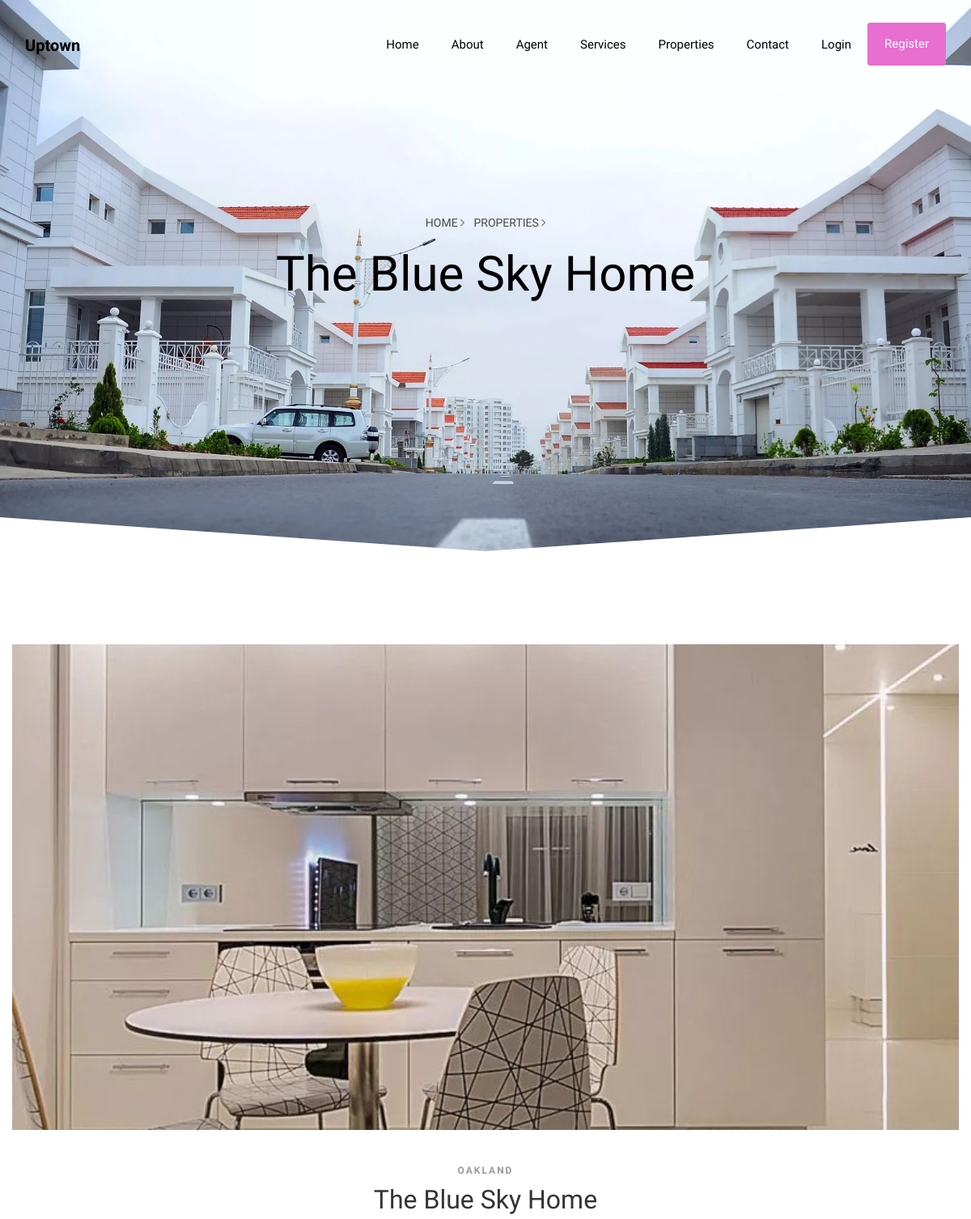
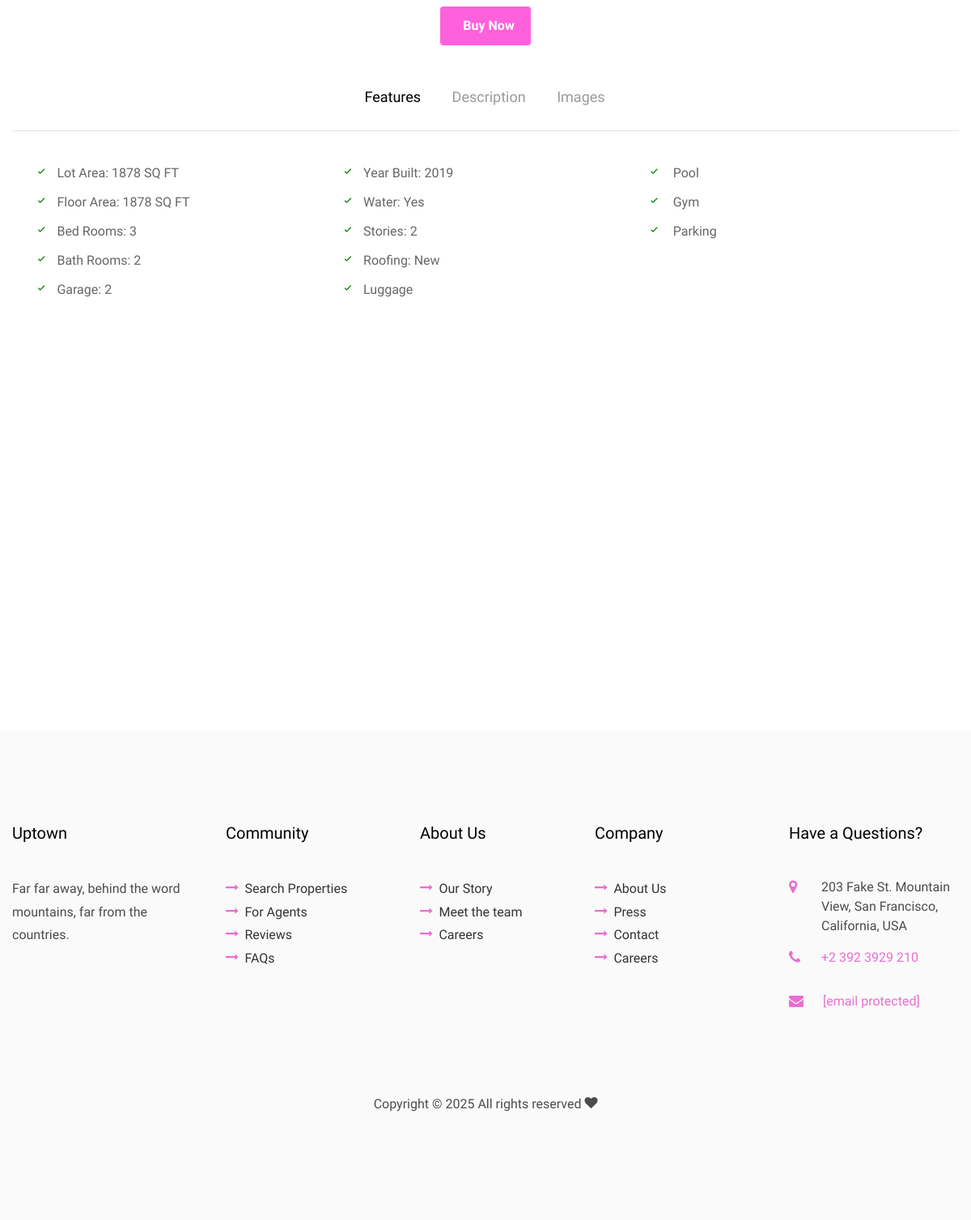
Page /properties-single.php?id=1 on the committed database (2 pictures, top to bottom).
### tables this page shows
CREATE TABLE properties (
    id INT AUTO_INCREMENT PRIMARY KEY,
    category_id INT,                       
    title VARCHAR(255) NOT NULL,           
    description TEXT,                      
    location VARCHAR(255) NOT NULL,         
    rent_price DECIMAL(10,2) NOT NULL,       
    old_price DECIMAL(10,2),                 
    bedrooms INT,                          
    bathrooms INT,                         
    area INT,                              
    image_url VARCHAR(255),                
    agent_id INT,                          
    status ENUM('available', 'sold', 'rented') DEFAULT 'available',
    created_at TIMESTAMP DEFAULT CURRENT_TIMESTAMP,
    FOREIGN KEY (category_id) REFERENCES property_categories(id) ON DELETE SET NULL,
    FOREIGN KEY (agent_id) REFERENCES users(id) ON DELETE SET NULL
);

### backend/single_property.php (called while the page is built, shortened)
<?php
include "components/db_connection.php";
$id = isset($_GET['id']) ? intval($_GET['id']) : 0;
$stmt = $conn->prepare("SELECT
    p.*,
    c.name AS category_name,
    GROUP_CONCAT(a.name SEPARATOR ', ') AS amenity_list
FROM properties p
LEFT JOIN property_categories c ON p.category_id = c.id
LEFT JOIN property_amenities pa ON p.id = pa.property_id
LEFT JOIN amenities a ON pa.amenity_id = a.id
WHERE p.id = :id
GROUP BY p.id");
$stmt->bindParam(':id', $id, PDO::PARAM_INT);
$stmt->execute();
$property = $stmt->fetch(PDO::FETCH_ASSOC);

### properties-single.php (the view, shortened to what this page needs)
<?php
require_once "backend/single_property.php";
include_once("components/header.php");
?>
<section class="hero-wrap hero-wrap-2 ftco-degree-bg js-fullheight" style="background-image: url('images/bg_1.jpg');" data-stellar-background-ratio="0.5">
	<div class="overlay"></div>
	<div class="container">
		<div class="row no-gutters slider-text js-fullheight align-items-center justify-content-center">
			<div class="col-md-9 ftco-animate pb-5 text-center">
				<p class="breadcrumbs"><span class="mr-2"><a href="index.php">Home <i class="ion-ios-arrow-forward"></i></a></span> <span>Properties <i class="ion-ios-arrow-forward"></i></span></p>
				<h1 class="mb-3 bread"><?php echo htmlspecialchars($property['title']); ?></h1>
			</div>
		</div>
	</div>
</section>
<section class="ftco-section ftco-property-details">
	<div class="container">
		<div class="row justify-content-center">
			<div class="col-md-12">
				<div class="property-details">
					<div class="img" style="background-image: url(<?php echo "dashboard/" . htmlspecialchars($property['image_url']); ?>);"></div>
					<div class="text text-center">
						<span class="subheading"><?php echo htmlspecialchars($property['location']); ?></span>
						<h2><?php echo htmlspecialchars($property['title']); ?></h2>
						<?php if ($property['status'] == 'available'): ?>
							<a href="request-property-buy.php?id=<?= $property['id'] ?>" class="btn-custom btn-buy">
								<i class="fas fa-shopping-cart"></i> Buy Now
							</a>
						<?php endif; ?>
					</div>
				</div>
			</div>
		</div>
		<div class="row">
			<div class="col-md-12 pills">
				<div class="bd-example bd-example-tabs">
					<div class="d-flex justify-content-center">
						<ul class="nav nav-pills mb-3" id="pills-tab" role="tablist">
							<li class="nav-item">
								<a class="nav-link active" id="pills-description-tab" data-toggle="pill" href="#pills-description" role="tab" aria-controls="pills-description" aria-expanded="true">Features</a>
							</li>
							<li class="nav-item">
								<a class="nav-link" id="pills-manufacturer-tab" data-toggle="pill" href="#pills-manufacturer" role="tab" aria-controls="pills-manufacturer" aria-expanded="true">Description</a>
							</li>
							<li class="nav-item">
								<a class="nav-link" id="pills-images-tab" data-toggle="pill" href="#pills-images" role="tab" aria-controls="pills-images" aria-expanded="true">Images</a>
							</li>
						</ul>
					</div>
					<div class="tab-content" id="pills-tabContent">
						<div class="tab-pane fade show active" id="pills-description" role="tabpanel" aria-labelledby="pills-description-tab">
							<div class="row">
								<div class="col-md-4">
									<ul class="features">
										<li class="check"><span class="ion-ios-checkmark"></span>Lot Area: <?php echo htmlspecialchars($property['area']); ?> SQ FT</li>
										<li class="check"><span class="ion-ios-checkmark"></span>Floor Area: <?php echo htmlspecialchars($property['area']); ?> SQ FT</li>
										<li class="check"><span class="ion-ios-checkmark"></span>Bed Rooms: <?php echo htmlspecialchars($property['bedrooms']); ?></li>
										<li class="check"><span class="ion-ios-checkmark"></span>Bath Rooms: <?php echo htmlspecialchars($property['bathrooms']); ?></li>
										<li class="check"><span class="ion-ios-checkmark"></span>Garage: 2</li>
									</ul>
								</div>
								<div class="col-md-4">
									<ul class="features">
										<li class="check"><span class="ion-ios-checkmark"></span>Year Built: 2019</li>
										<li class="check"><span class="ion-ios-checkmark"></span>Water: Yes</li>
										<li class="check"><span class="ion-ios-checkmark"></span>Stories: 2</li>
										<li class="check"><span class="ion-ios-checkmark"></span>Roofing: New</li>
										<li class="check"><span class="ion-ios-checkmark"></span>Luggage</li>
									</ul>
								</div>
								<div class="col-md-4">
									<ul class="features">
										<?php $features = explode(",", $property['amenity_list'], 5);
										foreach ($features as $feature):
										?>
											<li class="check">
												<span class="ion-ios-checkmark"></span>
												<?php echo $feature; ?>
											</li>
										<?php endforeach; ?>
									</ul>
								</div>
							</div>
							<div id="map"></div>
						</div>
					</div>
				</div>
			</div>
		</div>
	</div>
</section>
<?php include_once "components/footer.php" ?>

### properties-single.php (style rules this page uses)
.btn-custom { display: inline-block; padding: 10px 20px; text-decoration: none; font-size: 16px; border-radius: 4px; transition: background-color 0.3s ease, transform 0.2s ease; font-weight: 600; }
.btn-buy { background-color: rgb(255, 97, 221); color: #fff; border: none; }
#map { height: 400px; width: 100%; }

### rows in the picture
properties: title "The Blue Sky Home", image_url (picture), location "OAKLAND", area "1878", bedrooms "3", bathrooms "2"

### other values in the picture
$feature "Pool"
$feature "Gym"
$feature "Parking"
